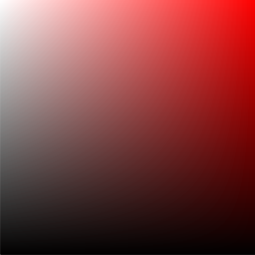
Frame 1 (no input)
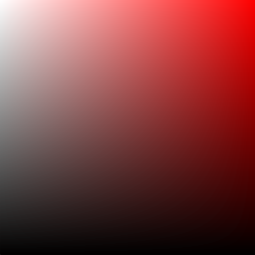
Frame 2 (the mouse pressed at the canvas centre, redrawn once)

The Processing sketch that drew these frames (run headless with seeded random() and noise(); the mouse was pressed at the canvas centre and the sketch redrawn once):

// Processing sketch: Farbverlauf
// ── Farbverlauf.pde
void setup(){
 size(255,255);
 background (255);
 noLoop();
 smooth();
 noStroke();
 colorMode(HSB);
}

void draw(){
  for(int b = 0; b < 255; b += 1){
    for(int c =0; c < 255; c += 1){
    fill(0,255-b,255-c);
    ellipse(255-b,c,2,2);
    //fill(b,0,0);
    //ellipse(c,255-b,2,2);
    }
  }
  
  
}
